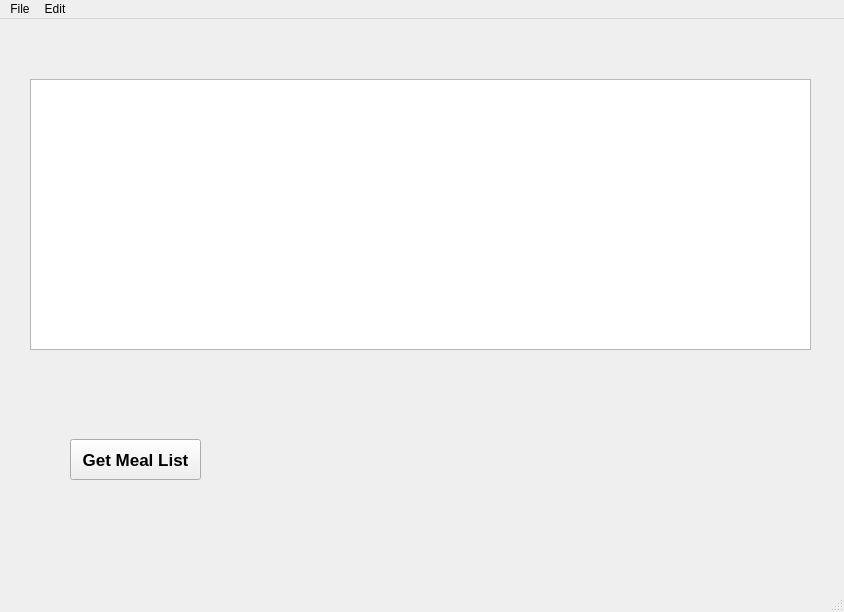
<?xml version="1.0" encoding="UTF-8"?>
<ui version="4.0">
 <class>MainWindow</class>
 <widget class="QMainWindow" name="MainWindow">
  <property name="geometry">
   <rect>
    <x>0</x>
    <y>0</y>
    <width>844</width>
    <height>612</height>
   </rect>
  </property>
  <property name="windowTitle">
   <string>MainWindow</string>
  </property>
  <widget class="QWidget" name="centralwidget">
   <widget class="QTableView" name="tableView">
    <property name="geometry">
     <rect>
      <x>30</x>
      <y>60</y>
      <width>781</width>
      <height>271</height>
     </rect>
    </property>
   </widget>
   <widget class="QPushButton" name="btn_get_meal_list">
    <property name="geometry">
     <rect>
      <x>70</x>
      <y>420</y>
      <width>131</width>
      <height>41</height>
     </rect>
    </property>
    <property name="font">
     <font>
      <family>MS Sans Serif</family>
      <pointsize>13</pointsize>
      <weight>75</weight>
      <italic>false</italic>
      <bold>true</bold>
     </font>
    </property>
    <property name="text">
     <string>Get Meal List</string>
    </property>
   </widget>
  </widget>
  <widget class="QMenuBar" name="menubar">
   <property name="geometry">
    <rect>
     <x>0</x>
     <y>0</y>
     <width>844</width>
     <height>21</height>
    </rect>
   </property>
   <widget class="QMenu" name="menuFile">
    <property name="title">
     <string>File</string>
    </property>
    <addaction name="actionNew"/>
    <addaction name="actionSave"/>
   </widget>
   <widget class="QMenu" name="menuEdit">
    <property name="title">
     <string>Edit</string>
    </property>
    <addaction name="actionCopy"/>
    <addaction name="actionPaste"/>
   </widget>
   <addaction name="menuFile"/>
   <addaction name="menuEdit"/>
  </widget>
  <widget class="QStatusBar" name="statusbar"/>
  <action name="actionNew">
   <property name="text">
    <string>New</string>
   </property>
   <property name="statusTip">
    <string>Create a new file</string>
   </property>
   <property name="shortcut">
    <string>Ctrl+N</string>
   </property>
  </action>
  <action name="actionSave">
   <property name="text">
    <string>Save</string>
   </property>
   <property name="statusTip">
    <string>Save the current file</string>
   </property>
   <property name="shortcut">
    <string>Ctrl+S</string>
   </property>
  </action>
  <action name="actionCopy">
   <property name="text">
    <string>Copy</string>
   </property>
   <property name="statusTip">
    <string>Copy selected text</string>
   </property>
   <property name="shortcut">
    <string>Ctrl+C</string>
   </property>
  </action>
  <action name="actionPaste">
   <property name="text">
    <string>Paste</string>
   </property>
   <property name="statusTip">
    <string>Paste copied text</string>
   </property>
   <property name="shortcut">
    <string>Ctrl+V</string>
   </property>
  </action>
 </widget>
 <resources/>
 <connections/>
</ui>
